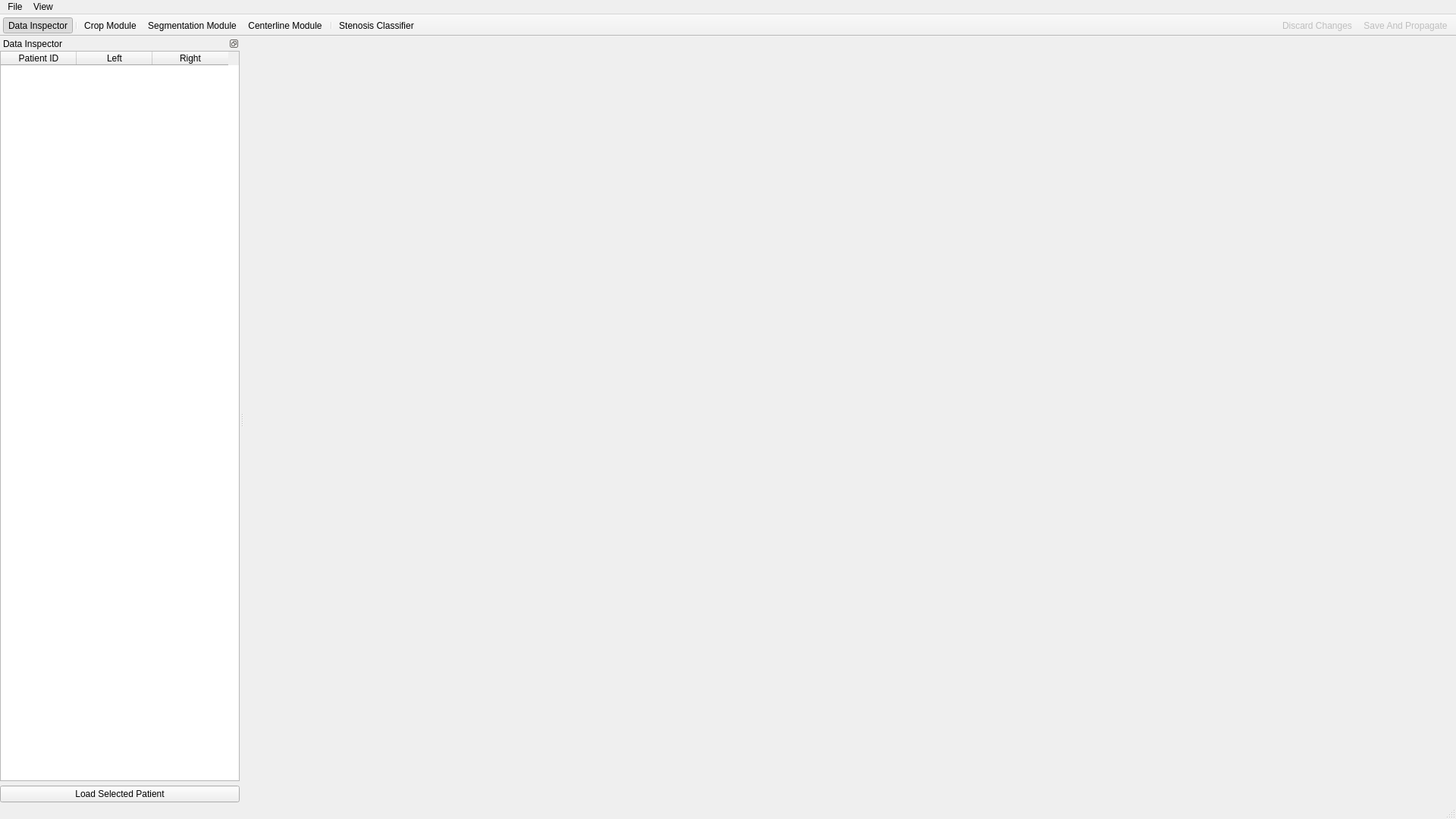
<?xml version="1.0" encoding="UTF-8"?>
<ui version="4.0">
 <class>MainWindow</class>
 <widget class="QMainWindow" name="MainWindow">
  <property name="enabled">
   <bool>true</bool>
  </property>
  <property name="geometry">
   <rect>
    <x>0</x>
    <y>0</y>
    <width>1920</width>
    <height>1080</height>
   </rect>
  </property>
  <property name="windowTitle">
   <string>Carotid Analyzer</string>
  </property>
  <property name="windowIcon">
   <iconset resource="../../../../../../Git/test/ui/resources.qrc">
    <normaloff>:/icons/resources/centerline.svg</normaloff>:/icons/resources/centerline.svg</iconset>
  </property>
  <property name="toolButtonStyle">
   <enum>Qt::ToolButtonTextUnderIcon</enum>
  </property>
  <widget class="QWidget" name="centralwidget"/>
  <widget class="QMenuBar" name="menubar">
   <property name="geometry">
    <rect>
     <x>0</x>
     <y>0</y>
     <width>1920</width>
     <height>31</height>
    </rect>
   </property>
   <widget class="QMenu" name="menuFile">
    <property name="title">
     <string>File</string>
    </property>
    <addaction name="action_load_new_DICOM"/>
    <addaction name="action_set_working_directory"/>
    <addaction name="separator"/>
    <addaction name="action_save_and_propagate"/>
    <addaction name="action_discard_changes"/>
    <addaction name="separator"/>
    <addaction name="action_quit"/>
   </widget>
   <widget class="QMenu" name="menuView">
    <property name="title">
     <string>View</string>
    </property>
    <addaction name="action_data_inspector"/>
    <addaction name="separator"/>
    <addaction name="action_crop_module"/>
    <addaction name="action_segmentation_module"/>
    <addaction name="action_centerline_module"/>
    <addaction name="separator"/>
    <addaction name="action_stenosis_classifier"/>
   </widget>
   <addaction name="menuFile"/>
   <addaction name="menuView"/>
  </widget>
  <widget class="QStatusBar" name="statusbar"/>
  <widget class="QToolBar" name="toolbar_modules">
   <property name="windowTitle">
    <string>toolBar</string>
   </property>
   <property name="layoutDirection">
    <enum>Qt::LeftToRight</enum>
   </property>
   <property name="movable">
    <bool>false</bool>
   </property>
   <property name="floatable">
    <bool>false</bool>
   </property>
   <attribute name="toolBarArea">
    <enum>TopToolBarArea</enum>
   </attribute>
   <attribute name="toolBarBreak">
    <bool>false</bool>
   </attribute>
   <addaction name="action_data_inspector"/>
   <addaction name="separator"/>
   <addaction name="action_crop_module"/>
   <addaction name="action_segmentation_module"/>
   <addaction name="action_centerline_module"/>
   <addaction name="separator"/>
   <addaction name="action_stenosis_classifier"/>
  </widget>
  <widget class="QToolBar" name="toolbar_save">
   <property name="windowTitle">
    <string>toolBar_2</string>
   </property>
   <property name="layoutDirection">
    <enum>Qt::RightToLeft</enum>
   </property>
   <property name="movable">
    <bool>false</bool>
   </property>
   <property name="floatable">
    <bool>false</bool>
   </property>
   <attribute name="toolBarArea">
    <enum>TopToolBarArea</enum>
   </attribute>
   <attribute name="toolBarBreak">
    <bool>false</bool>
   </attribute>
   <addaction name="action_save_and_propagate"/>
   <addaction name="action_discard_changes"/>
  </widget>
  <widget class="QDockWidget" name="dock_data_inspector">
   <property name="features">
    <set>QDockWidget::DockWidgetFloatable|QDockWidget::DockWidgetMovable</set>
   </property>
   <property name="allowedAreas">
    <set>Qt::LeftDockWidgetArea|Qt::RightDockWidgetArea</set>
   </property>
   <property name="windowTitle">
    <string>Data Inspector</string>
   </property>
   <attribute name="dockWidgetArea">
    <number>1</number>
   </attribute>
   <widget class="QWidget" name="data_inspector_contents">
    <layout class="QVBoxLayout" name="verticalLayout">
     <property name="leftMargin">
      <number>0</number>
     </property>
     <property name="topMargin">
      <number>0</number>
     </property>
     <property name="rightMargin">
      <number>0</number>
     </property>
     <property name="bottomMargin">
      <number>0</number>
     </property>
     <item>
      <widget class="QTableWidget" name="tableWidget">
       <property name="sizeAdjustPolicy">
        <enum>QAbstractScrollArea::AdjustToContents</enum>
       </property>
       <property name="alternatingRowColors">
        <bool>true</bool>
       </property>
       <property name="columnCount">
        <number>3</number>
       </property>
       <attribute name="horizontalHeaderVisible">
        <bool>true</bool>
       </attribute>
       <attribute name="horizontalHeaderCascadingSectionResizes">
        <bool>false</bool>
       </attribute>
       <attribute name="horizontalHeaderDefaultSectionSize">
        <number>100</number>
       </attribute>
       <attribute name="verticalHeaderVisible">
        <bool>false</bool>
       </attribute>
       <column>
        <property name="text">
         <string>Patient ID</string>
        </property>
       </column>
       <column>
        <property name="text">
         <string>Left</string>
        </property>
       </column>
       <column>
        <property name="text">
         <string>Right</string>
        </property>
       </column>
      </widget>
     </item>
     <item>
      <widget class="QPushButton" name="pushButton">
       <property name="text">
        <string>Load Selected Patient</string>
       </property>
      </widget>
     </item>
    </layout>
   </widget>
  </widget>
  <action name="action_load_new_DICOM">
   <property name="icon">
    <iconset resource="../../../../../../Git/test/ui/resources.qrc">
     <normaloff>:/icons/resources/database-plus.svg</normaloff>:/icons/resources/database-plus.svg</iconset>
   </property>
   <property name="text">
    <string>Load New DICOM...</string>
   </property>
   <property name="shortcut">
    <string>Ctrl+N</string>
   </property>
  </action>
  <action name="action_set_working_directory">
   <property name="icon">
    <iconset resource="../../../../../../Git/test/ui/resources.qrc">
     <normaloff>:/icons/resources/folder-account.svg</normaloff>:/icons/resources/folder-account.svg</iconset>
   </property>
   <property name="text">
    <string>Set Working Directory...</string>
   </property>
   <property name="shortcut">
    <string>Ctrl+O</string>
   </property>
  </action>
  <action name="action_save_and_propagate">
   <property name="enabled">
    <bool>false</bool>
   </property>
   <property name="icon">
    <iconset resource="../../../../../../Git/test/ui/resources.qrc">
     <normaloff>:/icons/resources/progress-check.svg</normaloff>:/icons/resources/progress-check.svg</iconset>
   </property>
   <property name="text">
    <string>Save And Propagate</string>
   </property>
   <property name="shortcut">
    <string>Ctrl+S</string>
   </property>
  </action>
  <action name="action_crop_module">
   <property name="checkable">
    <bool>true</bool>
   </property>
   <property name="icon">
    <iconset resource="../../../../../../Git/test/ui/resources.qrc">
     <normaloff>:/icons/resources/crop.svg</normaloff>:/icons/resources/crop.svg</iconset>
   </property>
   <property name="text">
    <string>Crop Module</string>
   </property>
  </action>
  <action name="action_segmentation_module">
   <property name="checkable">
    <bool>true</bool>
   </property>
   <property name="icon">
    <iconset resource="../../../../../../Git/test/ui/resources.qrc">
     <normaloff>:/icons/resources/drawing-box.svg</normaloff>:/icons/resources/drawing-box.svg</iconset>
   </property>
   <property name="text">
    <string>Segmentation Module</string>
   </property>
  </action>
  <action name="action_centerline_module">
   <property name="checkable">
    <bool>true</bool>
   </property>
   <property name="icon">
    <iconset resource="../../../../../../Git/test/ui/resources.qrc">
     <normaloff>:/icons/resources/vector-polyline-edit.svg</normaloff>:/icons/resources/vector-polyline-edit.svg</iconset>
   </property>
   <property name="text">
    <string>Centerline Module</string>
   </property>
  </action>
  <action name="action_quit">
   <property name="checkable">
    <bool>true</bool>
   </property>
   <property name="text">
    <string>Close</string>
   </property>
  </action>
  <action name="action_stenosis_classifier">
   <property name="checkable">
    <bool>true</bool>
   </property>
   <property name="icon">
    <iconset resource="../../../../../../Git/test/ui/resources.qrc">
     <normaloff>:/icons/resources/chart-bell-curve-cumulative.svg</normaloff>:/icons/resources/chart-bell-curve-cumulative.svg</iconset>
   </property>
   <property name="text">
    <string>Stenosis Classifier</string>
   </property>
  </action>
  <action name="action_data_inspector">
   <property name="checkable">
    <bool>true</bool>
   </property>
   <property name="checked">
    <bool>true</bool>
   </property>
   <property name="icon">
    <iconset resource="../../../../../../Git/test/ui/resources.qrc">
     <normaloff>:/icons/resources/database-eye.svg</normaloff>:/icons/resources/database-eye.svg</iconset>
   </property>
   <property name="text">
    <string>Data Inspector</string>
   </property>
  </action>
  <action name="action_discard_changes">
   <property name="enabled">
    <bool>false</bool>
   </property>
   <property name="icon">
    <iconset resource="../../../../../../Git/test/ui/resources.qrc">
     <normaloff>:/icons/resources/delete-forever.svg</normaloff>:/icons/resources/delete-forever.svg</iconset>
   </property>
   <property name="text">
    <string>Discard Changes</string>
   </property>
  </action>
 </widget>
 <resources>
  <include location="../../../../../../Git/test/ui/resources.qrc"/>
 </resources>
 <connections/>
</ui>
